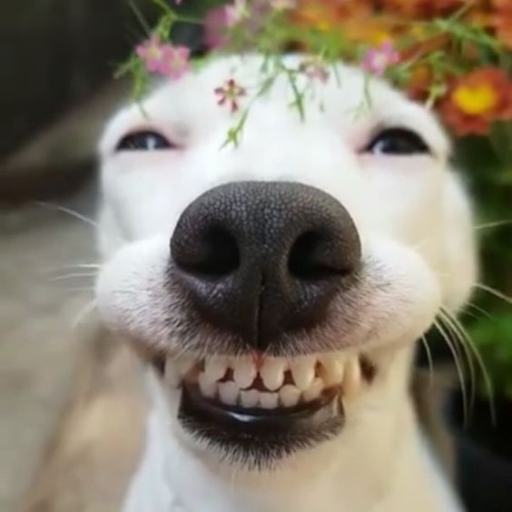
#> input picture images/smilly_dog.png, 512 x 512 px
$ jupyter execute resizeImg.ipynb
#> lines starting #> are read from the running program, lines starting #| are printed output that depends on the picture
[cell 1]
import cv2

[cell 2]
img = cv2.imread("images/smilly_dog.png")
#> img is the input picture: shape (512, 512, 3); mean B, G, R 110.8, 125.7, 133.5

[cell 3]
if img is None:
    print("Error: image couldn't loaded")

else:
    resized_img = cv2.resize(img, (300,300))


cv2.imshow("original image", img)
cv2.imshow("resized image", resized_img)

cv2.waitKey(0)
cv2.destroyAllWindows()

# crop an image

To crop an image in OpenCV (cv2) using Python, you use NumPy array slicing with the syntax,

cropped = image[y_start:y_end, x_start:x_end].
Because OpenCV loads images as standard NumPy arrays, there is no special function required for basic cropping.

[cell 4]
if img is None:
    print("Error: image couldn't loaded")

else:
    croped_img = img[100:500, 100:500]
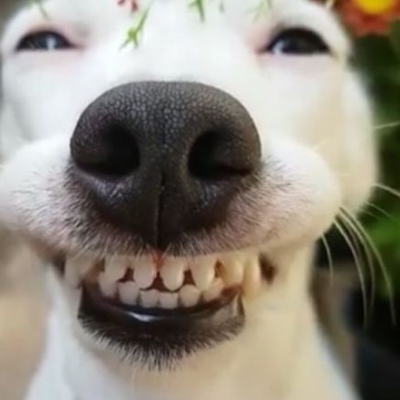
#> croped_img: shape (400, 400, 3); mean B, G, R 125.1, 136.1, 142.9


cv2.imshow("original image", img)
cv2.imshow("resized image", croped_img)

cv2.waitKey(0)
cv2.destroyAllWindows()

# image rotation

Image rotation in OpenCV (CV) is performed using cv2.rotate() for exact 90° or 180° turns,

or cv2.getRotationMatrix2D() combined with cv2.warpAffine() for arbitrary angles

[cell 5]
if img is not None:
    h, w = img.shape[:2]
#> h = 512; w = 512

    center = (h//2, w//2)
#> center = (256, 256)

    M = cv2.getRotationMatrix2D(center, 60, 1.0)
    scaled_img = cv2.warpAffine(img,M, (h,w))
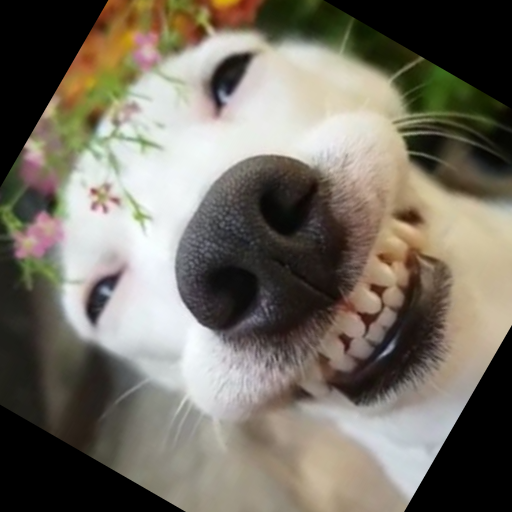
#> scaled_img: shape (512, 512, 3); mean B, G, R 100.5, 112, 117.8

cv2.imshow("Original image is:",img)
cv2.imshow("Scaled image is:",scaled_img)
cv2.waitKey(0)
cv2.destroyAllWindows()

# drawing line and rectangle on image

[cell 6]
img3= cv2.imread("images/smilly_dog.png")

p1 = (100,100)
p2 = (300,300)
thikness = 3
color1 = [200,0,0]
color2= [0,200,0]

line_img = cv2.line(img3, p1,p2, color1, thikness)
rectan_img = cv2.rectangle(img3, p1,p2, color2, thikness)
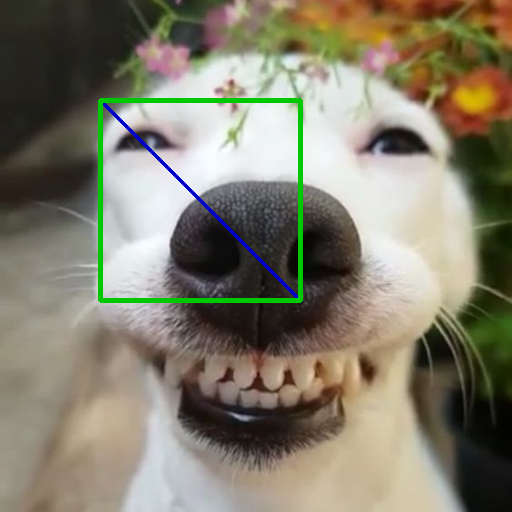
#> rectan_img: shape (512, 512, 3); mean B, G, R 109, 126.2, 130.9

#cv2.imshow("Line on image:",line_img)
cv2.imshow("rectangle on image",rectan_img)
cv2.waitKey(0)
cv2.destroyAllWindows()

# drawing circle on image

[cell 7]
img4= cv2.imread("images/smilly_dog.png")
center = (260,270)
circle_img = cv2.circle(img4,center, 100,[0,0,0], 4)
cv2.imshow("circle on image", img4)
cv2.waitKey(0)
cv2.destroyAllWindows()

# adding text over image

[cell 8]
img5= cv2.imread("images/smilly_dog.png")

# 2. Define text attributes
message = "Hello cuteee!!!"
org = [20,100]#org Bottom-left corner of the text string in the image
font = cv2.FONT_HERSHEY_SIMPLEX
scale = .8
color = (0, 0, 0)   # Green in BGR
thickness = 2

text_img = cv2.putText(img5,message,org, font, scale,color,thickness )

cv2.imshow("circle on image", img5)
cv2.waitKey(0)
cv2.destroyAllWindows()
